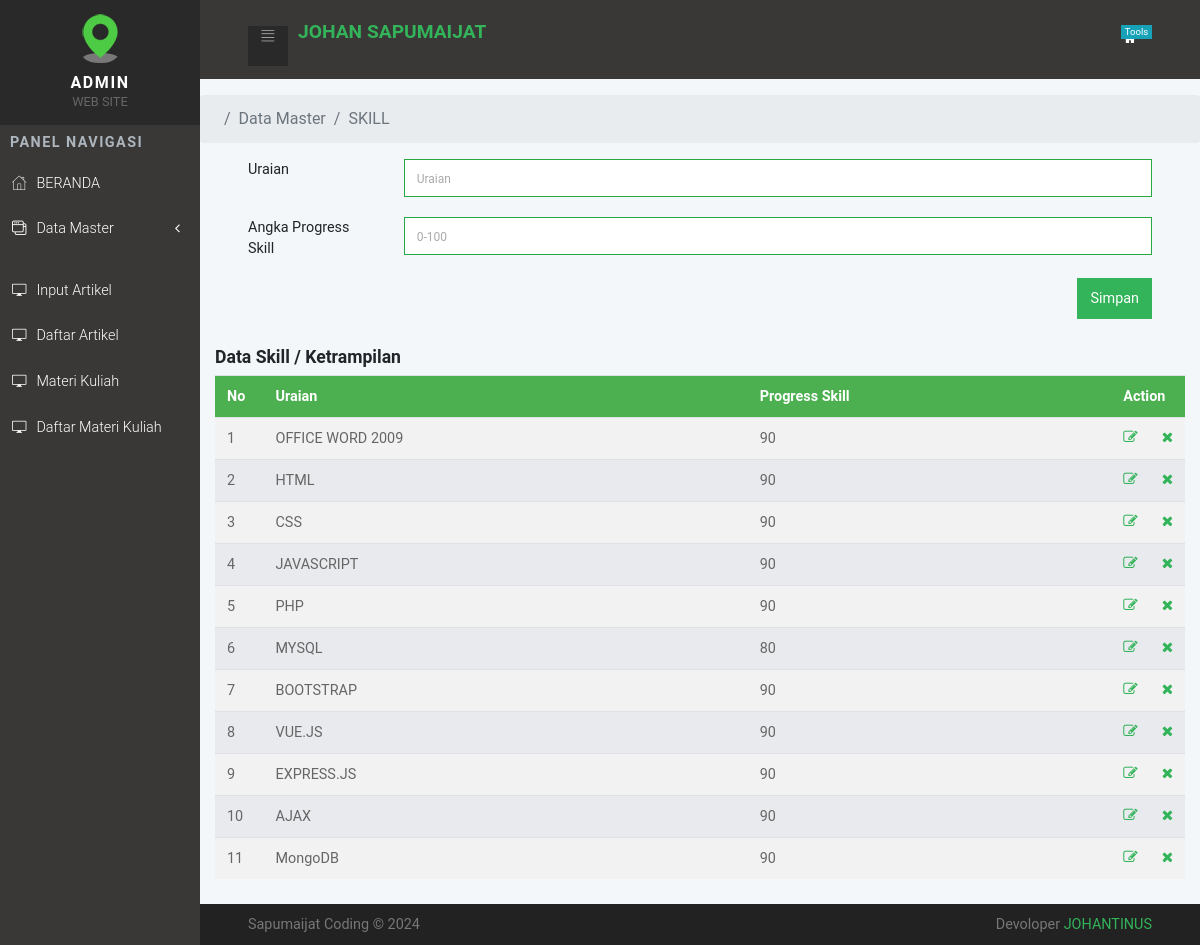
/admin/skil_add.php (signed in), run on the app's committed database.
### tables this page shows
CREATE TABLE `tbl_jadwal_solat` (
  `kode` int(11) NOT NULL,
  `uraian` varchar(30) DEFAULT NULL,
  `jadwal` varchar(30) DEFAULT NULL
);

### admin/skil_add.php (the view, shortened to what this page needs)
<?php
include'header.php'; ?>
      <section class="statistics">
        <div class="container-fluid">
          <div class="row d-flex">
            <div class="col-lg-12">
        </div>
      </section>
          <ul class="breadcrumb">
            <li class="breadcrumb-item active">Data Master <li class="breadcrumb-item active">SKILL</li> </li>
          </ul>
       <section class="statistics">
        <div class="container-fluid">
          <div class="row d-flex">
            <div class="col-lg-12">
                <div class="form-group row has-success">
                      <label class="col-sm-2 form-control-label">Uraian </label>
                      <div class="col-sm-10">
                        <input type="text" name="txturaian" class="form-control is-valid" placeholder="Uraian" required oninvalid="this.setCustomValidity('Tidak Boleh Kosong')" oninput="setCustomValidity('')"> </input>
                      </div>
                </div>
                 <div class="form-group row has-success">
                      <label class="col-sm-2 form-control-label">Angka Progress Skill</label>
                      <div class="col-sm-10">
                        <input type="text" name="txtjadwal" class="form-control is-valid" placeholder="0-100" required oninvalid="this.setCustomValidity('Tidak Boleh Kosong')" oninput="setCustomValidity('')"> </input>
                      </div>
                </div>
               <p align="right"> <input type="submit" name="btnsimpan" class="btn btn-primary" value="Simpan"> </p>
                </div>
              </div>
          </div>
      </section>
    <br>
    <div class="col-md-12">
          <div class="box box-info">
            <div class="box-header with-border">
              <h4 class="box-title">Data Skill / Ketrampilan</h4>
            </div>
            <div class="box-body no-padding">
          <div class="table-responsive">
              <table class="table table-striped">
                <tr>
                  <th width="5%">No</th>
                  <th>Uraian</th>
                  <th>Progress Skill</th>
                  <th width="5%" colspan="2">Action</th>
                </tr>
                <?php
                    $no =1;
                      $qry = mysqli_query($konek,"SELECT * FROM tbl_jadwal_solat");
                        while ($data=mysqli_fetch_array($qry)) {
                  ?>
                <tr>
                  <td><?php echo $no++; ?></td>
                  <td><?php echo $data['uraian']; ?></td>
                  <td><?php echo $data['jadwal']; ?></td>
                  <td><a href="skil_edit.php?id=<?php echo base64_encode($data['kode']); ?>" class="fa fa-edit"></td>
                 <td> <a href="skil_hapus.php.?id=<?php echo $data['kode']; ?>" class="fa fa-times"></td>
                </tr>
                <?php } ?>
              </table>
</div>
            </div>
          </div>
          </div>
<?php include'footer.php'; ?>

### admin/css/style.default.css (style rules this page uses)
a { display: inline-block; text-decoration: none; color: #fff; }
body { overflow-x: hidden; }
table { font-size: 0.9em; color: #666; }
@media (min-width: 768px) { .container-fluid { padding: 0 3rem; } }
.statistics p { font-size: 0.8em; color: #999; margin-bottom: 5px; }
label { font-size: .9rem; }
input.form-control { border-radius: 0; }
.form-group { margin-bottom: 10px; }
.form-group div[class*='col-'] { margin-bottom: 10px; }
.btn { font-weight: 400; border: 1px solid transparent; padding: 0.55rem 0.75rem; font-size: 0.9rem; line-height: 1.5; border-radius: 0; -webkit-transition: background-color 0.15s ease-in-out, border-color 0.15s ease-in-out, -webkit-box-shadow 0.15s ease-in-out; transition: background-color 0.15s ease-in-out, border-color 0.15s ease-in-out, -webkit-box-shadow 0.15s ease-in-out; transition: background-color 0.15s ease-in-out, border-color 0.15s ease-in-out, box-shadow 0.15s ease-in-out; transition: background-color 0.15s ease-in-out, border-color 0.15s ease-in-out, box-shadow 0.15s ease-in-out, -webkit-box-shadow 0.15s ease-in-out; }
.btn-primary { color: color-yiq(#33b35a); background-color: #33b35a; border-color: #33b35a; }
body { font-family: "Roboto", sans-serif; font-size: 1rem; font-weight: 400; line-height: 1.5; color: #212529; background-color: #fff; }
a { color: #33b35a; text-decoration: none; }
h1, h2, h3, h4, h5, h6, .h1, .h2, .h3, .h4, .h5, .h6 { margin-bottom: 0.5rem; font-family: inherit; font-weight: 700; line-height: 1.1; color: inherit; }
h4, .h4 { font-size: 1.1rem; }

### admin/skil_add.php (style rules this page uses)
table { border-collapse: collapse; width: 100%; }
th, td { text-align: left; padding: 8px; }
tr:nth-child(even) { background-color: #f2f2f2 }
th { background-color: #4CAF50; color: white; }

### data on the page
tbl_jadwal_solat: uraian "OFFICE WORD 2009", jadwal "90"
tbl_jadwal_solat: uraian "HTML", jadwal "90"
tbl_jadwal_solat: uraian "CSS", jadwal "90"
tbl_jadwal_solat: uraian "JAVASCRIPT", jadwal "90"
tbl_jadwal_solat: uraian "PHP", jadwal "90"
tbl_jadwal_solat: uraian "MYSQL", jadwal "80"
tbl_jadwal_solat: uraian "BOOTSTRAP", jadwal "90"
tbl_jadwal_solat: uraian "VUE.JS", jadwal "90"
tbl_jadwal_solat: uraian "EXPRESS.JS", jadwal "90"
tbl_jadwal_solat: uraian "AJAX", jadwal "90"
tbl_jadwal_solat: uraian "MongoDB", jadwal "90"
